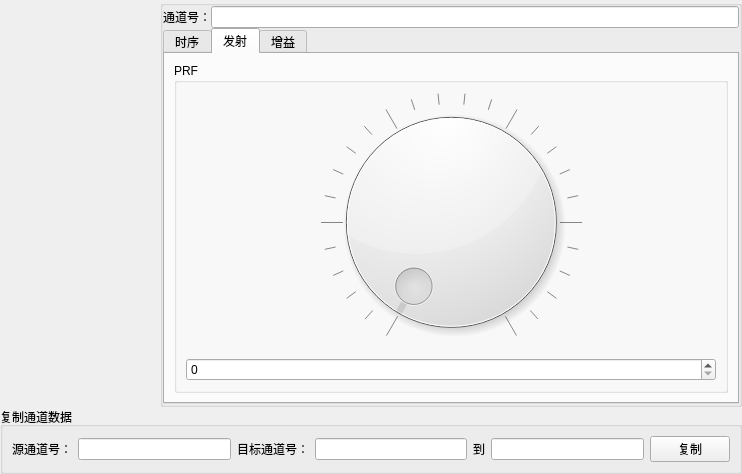
<?xml version="1.0" encoding="UTF-8"?>
<ui version="4.0">
 <class>PanelUTSetup</class>
 <widget class="QWidget" name="PanelUTSetup">
  <property name="geometry">
   <rect>
    <x>0</x>
    <y>0</y>
    <width>742</width>
    <height>474</height>
   </rect>
  </property>
  <property name="windowTitle">
   <string>Form</string>
  </property>
  <layout class="QGridLayout" name="gridLayout_3">
   <property name="leftMargin">
    <number>0</number>
   </property>
   <property name="topMargin">
    <number>0</number>
   </property>
   <property name="rightMargin">
    <number>0</number>
   </property>
   <property name="bottomMargin">
    <number>0</number>
   </property>
   <property name="spacing">
    <number>0</number>
   </property>
   <item row="0" column="0">
    <layout class="QGridLayout" name="gridLayout">
     <property name="spacing">
      <number>0</number>
     </property>
     <item row="0" column="0">
      <layout class="QHBoxLayout" name="horizontalLayout">
       <property name="spacing">
        <number>0</number>
       </property>
       <item>
        <widget class="PanelChannelMgr" name="widget_ChannelMgr" native="true">
         <property name="sizePolicy">
          <sizepolicy hsizetype="Fixed" vsizetype="Expanding">
           <horstretch>0</horstretch>
           <verstretch>0</verstretch>
          </sizepolicy>
         </property>
         <property name="minimumSize">
          <size>
           <width>160</width>
           <height>0</height>
          </size>
         </property>
         <property name="maximumSize">
          <size>
           <width>160</width>
           <height>16777215</height>
          </size>
         </property>
        </widget>
       </item>
       <item>
        <widget class="QGroupBox" name="groupBox_2">
         <property name="title">
          <string/>
         </property>
         <layout class="QGridLayout" name="gridLayout_5">
          <property name="leftMargin">
           <number>0</number>
          </property>
          <property name="topMargin">
           <number>0</number>
          </property>
          <property name="rightMargin">
           <number>0</number>
          </property>
          <property name="bottomMargin">
           <number>0</number>
          </property>
          <property name="spacing">
           <number>0</number>
          </property>
          <item row="0" column="0">
           <layout class="QVBoxLayout" name="verticalLayout">
            <item>
             <layout class="QHBoxLayout" name="horizontalLayout_5">
              <item>
               <widget class="QLabel" name="label">
                <property name="text">
                 <string>通道号：</string>
                </property>
               </widget>
              </item>
              <item>
               <widget class="QLineEdit" name="lineEdit_ChannelNo"/>
              </item>
             </layout>
            </item>
            <item>
             <widget class="QTabWidget" name="tabWidgetControl">
              <property name="currentIndex">
               <number>1</number>
              </property>
              <widget class="QWidget" name="tabTimebase">
               <attribute name="title">
                <string>时序</string>
               </attribute>
               <layout class="QGridLayout" name="gridLayout_18">
                <item row="0" column="0">
                 <widget class="PanelUTSetupTimebase" name="widgetTimebase" native="true"/>
                </item>
               </layout>
              </widget>
              <widget class="QWidget" name="tabTransmit">
               <attribute name="title">
                <string>发射</string>
               </attribute>
               <layout class="QGridLayout" name="gridLayout_16">
                <item row="0" column="0">
                 <layout class="QHBoxLayout" name="layoutTransmit">
                  <item>
                   <widget class="QGroupBox" name="PRFGroup">
                    <property name="title">
                     <string>PRF</string>
                    </property>
                    <layout class="QGridLayout" name="gridLayout_2">
                     <item row="1" column="0">
                      <widget class="ConfigSpinBox" name="PRFSpinBox">
                       <property name="maximum">
                        <number>8000</number>
                       </property>
                       <property name="singleStep">
                        <number>100</number>
                       </property>
                      </widget>
                     </item>
                     <item row="0" column="0">
                      <widget class="QDial" name="PRFDial">
                       <property name="maximum">
                        <number>8000</number>
                       </property>
                       <property name="singleStep">
                        <number>10</number>
                       </property>
                       <property name="pageStep">
                        <number>100</number>
                       </property>
                       <property name="notchesVisible">
                        <bool>true</bool>
                       </property>
                      </widget>
                     </item>
                    </layout>
                   </widget>
                  </item>
                 </layout>
                </item>
               </layout>
              </widget>
              <widget class="QWidget" name="Gain">
               <attribute name="title">
                <string>增益</string>
               </attribute>
               <layout class="QGridLayout" name="gridLayout_17">
                <item row="0" column="1">
                 <widget class="QGroupBox" name="gainRefGroupBox">
                  <property name="title">
                   <string>参考增益</string>
                  </property>
                  <layout class="QGridLayout" name="gridLayout_7">
                   <item row="1" column="0">
                    <widget class="ConfigDoubleSpinBox" name="gainRefSpinBox">
                     <property name="maximum">
                      <double>90.000000000000000</double>
                     </property>
                     <property name="singleStep">
                      <double>0.100000000000000</double>
                     </property>
                    </widget>
                   </item>
                   <item row="0" column="0">
                    <widget class="QDial" name="gainRefDial">
                     <property name="maximum">
                      <number>9000</number>
                     </property>
                     <property name="singleStep">
                      <number>10</number>
                     </property>
                     <property name="pageStep">
                      <number>600</number>
                     </property>
                     <property name="notchesVisible">
                      <bool>true</bool>
                     </property>
                    </widget>
                   </item>
                  </layout>
                 </widget>
                </item>
                <item row="0" column="0">
                 <widget class="QGroupBox" name="gainGroupBox">
                  <property name="title">
                   <string>增益</string>
                  </property>
                  <layout class="QGridLayout" name="gridLayout_6">
                   <item row="1" column="0">
                    <widget class="ConfigDoubleSpinBox" name="gainSpinBox">
                     <property name="decimals">
                      <number>2</number>
                     </property>
                     <property name="maximum">
                      <double>90.000000000000000</double>
                     </property>
                     <property name="singleStep">
                      <double>0.100000000000000</double>
                     </property>
                    </widget>
                   </item>
                   <item row="0" column="0">
                    <widget class="QDial" name="gainDial">
                     <property name="maximum">
                      <number>9000</number>
                     </property>
                     <property name="singleStep">
                      <number>10</number>
                     </property>
                     <property name="pageStep">
                      <number>600</number>
                     </property>
                     <property name="notchesVisible">
                      <bool>true</bool>
                     </property>
                    </widget>
                   </item>
                  </layout>
                 </widget>
                </item>
                <item row="0" column="2">
                 <layout class="QVBoxLayout" name="verticalLayout_3">
                  <item>
                   <widget class="QGroupBox" name="rectifierModeGroup">
                    <property name="title">
                     <string>波形选择</string>
                    </property>
                    <layout class="QGridLayout" name="gridLayout_9">
                     <item row="0" column="0">
                      <widget class="ConfigRadioButton" name="rectifierModeRadioButton1">
                       <property name="text">
                        <string>正半波</string>
                       </property>
                      </widget>
                     </item>
                     <item row="0" column="1">
                      <widget class="ConfigRadioButton" name="rectifierModeRadioButton3">
                       <property name="text">
                        <string>全波</string>
                       </property>
                      </widget>
                     </item>
                     <item row="1" column="0">
                      <widget class="ConfigRadioButton" name="rectifierModeRadioButton2">
                       <property name="text">
                        <string>负半波</string>
                       </property>
                      </widget>
                     </item>
                     <item row="1" column="1">
                      <widget class="ConfigRadioButton" name="rectifierModeRadioButton4">
                       <property name="text">
                        <string>射频</string>
                       </property>
                      </widget>
                     </item>
                    </layout>
                   </widget>
                  </item>
                  <item>
                   <widget class="QGroupBox" name="suppressGroup">
                    <property name="title">
                     <string>抑制</string>
                    </property>
                    <layout class="QGridLayout" name="gridLayout_10">
                     <item row="0" column="0">
                      <widget class="ConfigDoubleSpinBox" name="suppressSpinBox"/>
                     </item>
                    </layout>
                   </widget>
                  </item>
                 </layout>
                </item>
               </layout>
              </widget>
             </widget>
            </item>
           </layout>
          </item>
         </layout>
        </widget>
       </item>
      </layout>
     </item>
     <item row="1" column="0">
      <widget class="QGroupBox" name="groupBox">
       <property name="title">
        <string>复制通道数据</string>
       </property>
       <layout class="QGridLayout" name="gridLayout_12">
        <item row="0" column="0">
         <layout class="QHBoxLayout" name="horizontalLayout_2">
          <item>
           <widget class="QLabel" name="label_2">
            <property name="text">
             <string>源通道号：</string>
            </property>
           </widget>
          </item>
          <item>
           <widget class="QLineEdit" name="lineEdit_Source"/>
          </item>
          <item>
           <widget class="QLabel" name="label_3">
            <property name="text">
             <string>目标通道号：</string>
            </property>
           </widget>
          </item>
          <item>
           <widget class="QLineEdit" name="lineEdit_DestStart"/>
          </item>
          <item>
           <widget class="QLabel" name="label_4">
            <property name="text">
             <string>到</string>
            </property>
           </widget>
          </item>
          <item>
           <widget class="QLineEdit" name="lineEdit_DestEnd"/>
          </item>
          <item>
           <widget class="QPushButton" name="pushButton_Copy">
            <property name="text">
             <string>复制</string>
            </property>
           </widget>
          </item>
         </layout>
        </item>
       </layout>
      </widget>
     </item>
    </layout>
   </item>
  </layout>
 </widget>
 <customwidgets>
  <customwidget>
   <class>ConfigRadioButton</class>
   <extends>QRadioButton</extends>
   <header location="global">ConfigControl/ConfigRadioButton.h</header>
  </customwidget>
  <customwidget>
   <class>ConfigDoubleSpinBox</class>
   <extends>QDoubleSpinBox</extends>
   <header location="global">ConfigControl/ConfigDoubleSpinBox.h</header>
  </customwidget>
  <customwidget>
   <class>ConfigSpinBox</class>
   <extends>QSpinBox</extends>
   <header location="global">ConfigControl/ConfigSpinBox.h</header>
  </customwidget>
  <customwidget>
   <class>PanelUTSetupTimebase</class>
   <extends>QWidget</extends>
   <header>PanelUTSetup/PanelUTSetupTimebase.h</header>
   <container>1</container>
  </customwidget>
  <customwidget>
   <class>PanelChannelMgr</class>
   <extends>QWidget</extends>
   <header>PanelChannel/PanelChannelMgr.h</header>
   <container>1</container>
  </customwidget>
 </customwidgets>
 <resources/>
 <connections>
  <connection>
   <sender>PRFDial</sender>
   <signal>valueChanged(int)</signal>
   <receiver>PRFSpinBox</receiver>
   <slot>setValue(int)</slot>
   <hints>
    <hint type="sourcelabel">
     <x>221</x>
     <y>158</y>
    </hint>
    <hint type="destinationlabel">
     <x>221</x>
     <y>271</y>
    </hint>
   </hints>
  </connection>
  <connection>
   <sender>PRFSpinBox</sender>
   <signal>valueChanged(int)</signal>
   <receiver>PRFDial</receiver>
   <slot>setValue(int)</slot>
   <hints>
    <hint type="sourcelabel">
     <x>221</x>
     <y>271</y>
    </hint>
    <hint type="destinationlabel">
     <x>221</x>
     <y>158</y>
    </hint>
   </hints>
  </connection>
 </connections>
</ui>
